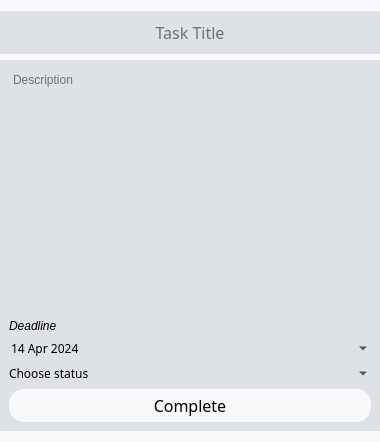
<?xml version="1.0" encoding="UTF-8"?>
<ui version="4.0">
 <class>dialog</class>
 <widget class="QDialog" name="dialog">
  <property name="geometry">
   <rect>
    <x>0</x>
    <y>0</y>
    <width>380</width>
    <height>442</height>
   </rect>
  </property>
  <property name="sizePolicy">
   <sizepolicy hsizetype="Expanding" vsizetype="Expanding">
    <horstretch>0</horstretch>
    <verstretch>0</verstretch>
   </sizepolicy>
  </property>
  <property name="windowTitle">
   <string>Task Editor</string>
  </property>
  <property name="styleSheet">
   <string notr="true">* {
border: none;
background: #CED4DA;
padding: 0;
margin: 0;
}

#dialog{
background-color: #F8F9FA;
}

#header, #mainBody {
background-color: #DEE2E6;
}

#title, QPlainTextEdit, QLineEdit, QLabel, QComboBox, QDateEdit {
background: transparent;
color: #000000;
}

QPushButton {
border-radius: 15px;
padding: 5px 15px;
background-color:  #F8F9FA;
}

QPushButton:hover {
background-color:  #E9ECEF;
}

QPushButton:pressed {
background-color:  #DEE2E6;
}</string>
  </property>
  <layout class="QVBoxLayout" name="verticalLayout">
   <property name="leftMargin">
    <number>0</number>
   </property>
   <property name="rightMargin">
    <number>0</number>
   </property>
   <item alignment="Qt::AlignTop">
    <widget class="QWidget" name="header" native="true">
     <property name="sizePolicy">
      <sizepolicy hsizetype="Expanding" vsizetype="Preferred">
       <horstretch>0</horstretch>
       <verstretch>0</verstretch>
      </sizepolicy>
     </property>
     <property name="minimumSize">
      <size>
       <width>100</width>
       <height>0</height>
      </size>
     </property>
     <layout class="QHBoxLayout" name="horizontalLayout">
      <item>
       <widget class="QLineEdit" name="titleEdit">
        <property name="font">
         <font>
          <family>Segoe UI Semilight</family>
          <pointsize>12</pointsize>
         </font>
        </property>
        <property name="text">
         <string/>
        </property>
        <property name="maxLength">
         <number>20</number>
        </property>
        <property name="alignment">
         <set>Qt::AlignCenter</set>
        </property>
        <property name="dragEnabled">
         <bool>false</bool>
        </property>
        <property name="placeholderText">
         <string>Task Title</string>
        </property>
        <property name="clearButtonEnabled">
         <bool>false</bool>
        </property>
       </widget>
      </item>
     </layout>
    </widget>
   </item>
   <item>
    <widget class="QWidget" name="mainBody" native="true">
     <property name="sizePolicy">
      <sizepolicy hsizetype="Preferred" vsizetype="Expanding">
       <horstretch>0</horstretch>
       <verstretch>0</verstretch>
      </sizepolicy>
     </property>
     <layout class="QVBoxLayout" name="verticalLayout_2">
      <item>
       <widget class="QPlainTextEdit" name="descriptionEdit">
        <property name="placeholderText">
         <string>Description</string>
        </property>
       </widget>
      </item>
      <item>
       <widget class="QLabel" name="deadline">
        <property name="font">
         <font>
          <italic>true</italic>
         </font>
        </property>
        <property name="text">
         <string>Deadline</string>
        </property>
       </widget>
      </item>
      <item>
       <widget class="QDateEdit" name="deadlineEdit">
        <property name="font">
         <font>
          <family>Segoe UI Semilight</family>
         </font>
        </property>
        <property name="cursor">
         <cursorShape>PointingHandCursor</cursorShape>
        </property>
        <property name="dateTime">
         <datetime>
          <hour>21</hour>
          <minute>0</minute>
          <second>0</second>
          <year>2024</year>
          <month>4</month>
          <day>14</day>
         </datetime>
        </property>
        <property name="maximumDateTime">
         <datetime>
          <hour>20</hour>
          <minute>59</minute>
          <second>59</second>
          <year>2100</year>
          <month>12</month>
          <day>31</day>
         </datetime>
        </property>
        <property name="calendarPopup">
         <bool>true</bool>
        </property>
        <property name="date">
         <date>
          <year>2024</year>
          <month>4</month>
          <day>14</day>
         </date>
        </property>
       </widget>
      </item>
      <item>
       <widget class="QComboBox" name="statusEdit">
        <property name="font">
         <font>
          <family>Segoe UI Semilight</family>
         </font>
        </property>
        <property name="cursor">
         <cursorShape>PointingHandCursor</cursorShape>
        </property>
        <property name="toolTip">
         <string/>
        </property>
        <property name="statusTip">
         <string/>
        </property>
        <property name="editable">
         <bool>false</bool>
        </property>
        <property name="currentText">
         <string/>
        </property>
        <property name="currentIndex">
         <number>-1</number>
        </property>
        <property name="sizeAdjustPolicy">
         <enum>QComboBox::AdjustToContentsOnFirstShow</enum>
        </property>
        <property name="placeholderText" stdset="0">
         <string>Choose status</string>
        </property>
        <item>
         <property name="text">
          <string>Backlog</string>
         </property>
        </item>
        <item>
         <property name="text">
          <string>InProgress</string>
         </property>
        </item>
        <item>
         <property name="text">
          <string>Review</string>
         </property>
        </item>
        <item>
         <property name="text">
          <string>Done</string>
         </property>
        </item>
       </widget>
      </item>
      <item alignment="Qt::AlignBottom">
       <widget class="QPushButton" name="completeBtn">
        <property name="sizePolicy">
         <sizepolicy hsizetype="Expanding" vsizetype="Preferred">
          <horstretch>0</horstretch>
          <verstretch>0</verstretch>
         </sizepolicy>
        </property>
        <property name="font">
         <font>
          <family>Segoe UI Semilight</family>
          <pointsize>12</pointsize>
         </font>
        </property>
        <property name="cursor">
         <cursorShape>PointingHandCursor</cursorShape>
        </property>
        <property name="text">
         <string>Complete</string>
        </property>
       </widget>
      </item>
     </layout>
    </widget>
   </item>
  </layout>
 </widget>
 <resources/>
 <connections/>
</ui>
